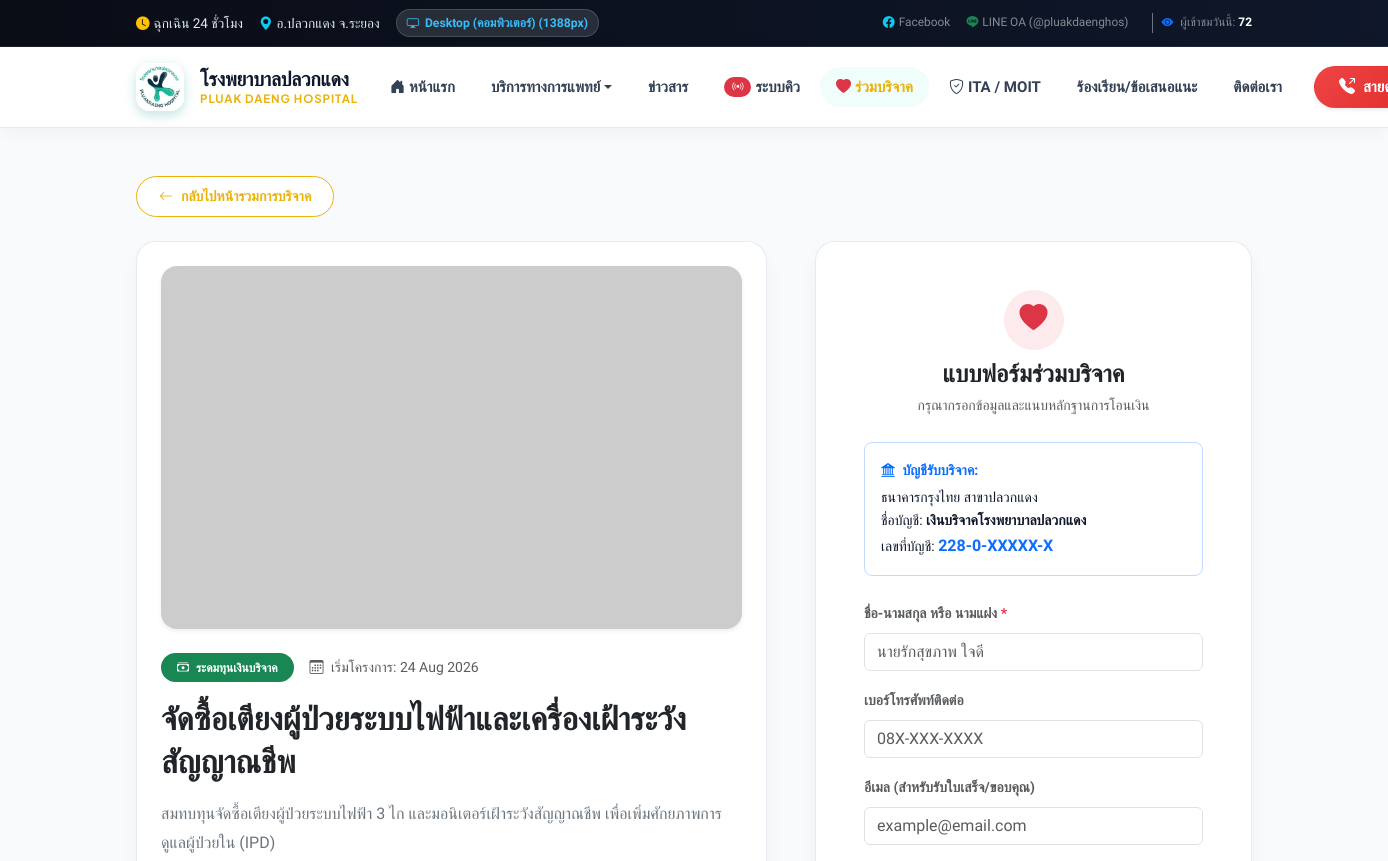
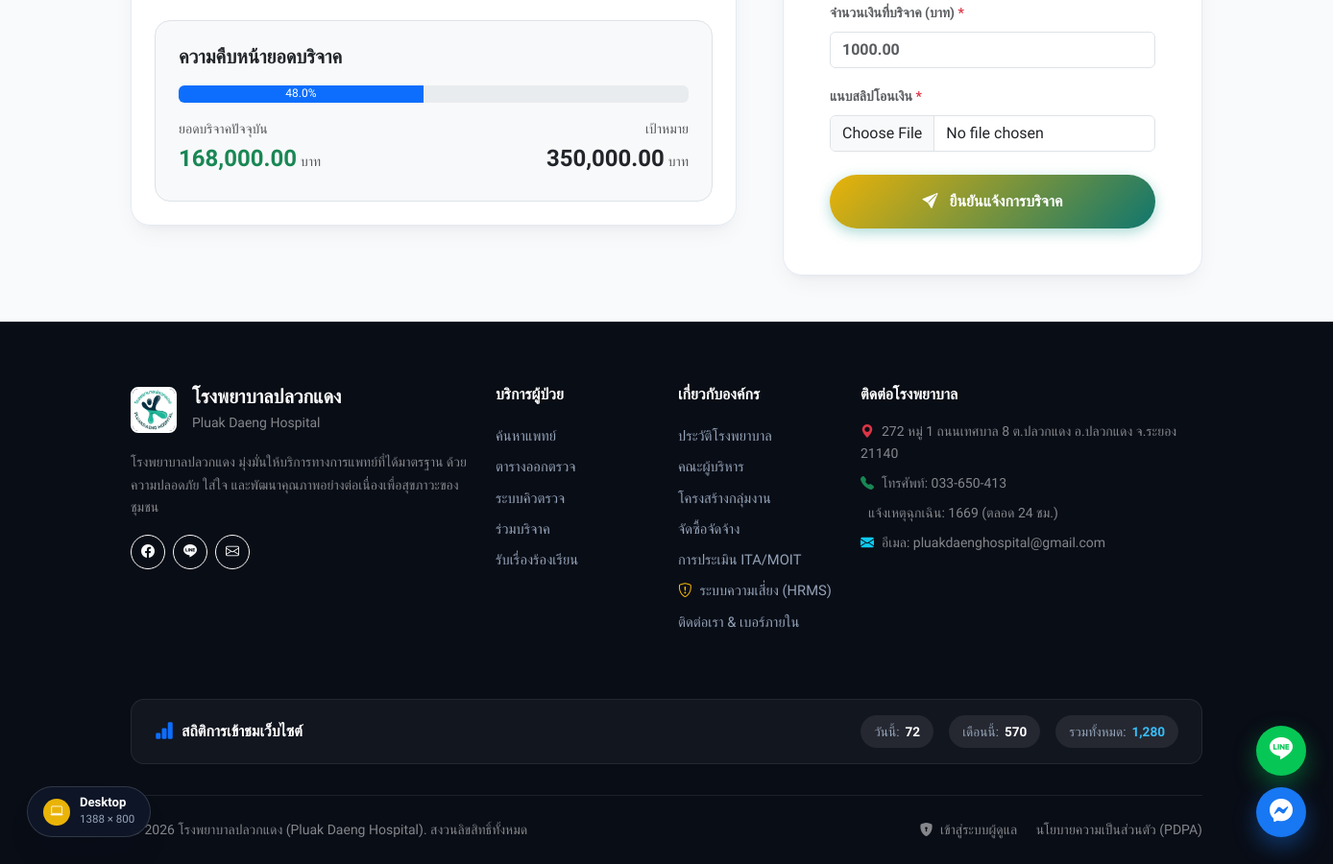
The page /donation/show/5 on the database its author committed (2 pictures, top to bottom).
### tables this page shows
CREATE TABLE `donation_items` (
  `id` int(11) NOT NULL AUTO_INCREMENT,
  `title` varchar(255) NOT NULL,
  `type` enum('general','money','equipment') DEFAULT 'general',
  `description` text DEFAULT NULL,
  `image` varchar(255) DEFAULT NULL,
  `target_amount` decimal(10,2) DEFAULT 0.00,
  `current_amount` decimal(10,2) DEFAULT 0.00,
  `target_quantity` int(11) DEFAULT 0,
  `current_quantity` int(11) DEFAULT 0,
  `status` enum('active','inactive','completed') DEFAULT 'active',
  `created_by` int(11) DEFAULT NULL,
  `created_at` timestamp NULL DEFAULT current_timestamp(),
  `updated_at` timestamp NULL DEFAULT current_timestamp() ON UPDATE current_timestamp(),
  `deleted_at` timestamp NULL DEFAULT NULL,
  PRIMARY KEY (`id`)
);

### app/Views/donations/show.php (the view, shortened to what the rows shown need)
<div class="container my-5">
    <div class="mb-4">
        <a href="<?= URLROOT ?>/donation" class="btn btn-modern-outline btn-sm">
            <i class="bi bi-arrow-left"></i> กลับไปหน้ารวมการบริจาค
        </a>
    </div>
    <div class="row g-5">
        <div class="col-lg-7">
            <div class="glass-card p-4 mb-4">
                <img src="<?= URLROOT ?>/assets/images/donations/<?= $item->image ?: 'default-donation.jpg' ?>" class="img-fluid rounded-4 shadow-sm mb-4 w-100 object-fit-cover" style="max-height: 380px;" alt="<?= htmlspecialchars($item->title) ?>" onerror="this.src='https://placehold.co/800x500?text=Donation+Project'">
                <div class="mb-3 d-flex align-items-center gap-3">
                    <?php if ($item->type == 'money'): ?>
                        <span class="badge bg-success text-white px-3 py-2 rounded-pill"><i class="bi bi-cash-stack me-1"></i> ระดมทุนเงินบริจาค</span>
                    <?php elseif ($item->type == 'equipment'): ?>
                        <span class="badge bg-info text-white px-3 py-2 rounded-pill"><i class="bi bi-heart-pulse-fill me-1"></i> อุปกรณ์การแพทย์</span>
                    <?php else: ?>
                        <span class="badge bg-secondary text-white px-3 py-2 rounded-pill"><i class="bi bi-box-seam me-1"></i> สิ่งของบริจาค</span>
                    <?php endif; ?>
                    <span class="text-muted small"><i class="bi bi-calendar3 me-1"></i> เริ่มโครงการ: <?= date('d M Y', strtotime($item->created_at)) ?></span>
                </div>
                <h2 class="fw-bold text-dark mb-3"><?= htmlspecialchars($item->title) ?></h2>
                <div class="text-secondary mb-4" style="line-height: 1.8;">
                    <?= nl2br(htmlspecialchars($item->description)) ?>
                </div>
                <?php if ($item->type == 'money' && $item->target_amount > 0): ?>
                    <div class="p-4 bg-light rounded-4 border">
                        <h5 class="fw-bold mb-3 text-dark">ความคืบหน้ายอดบริจาค</h5>
                        <?php $percent = min(100, ($item->current_amount / $item->target_amount) * 100); ?>
                        <div class="progress progress-modern mb-3" style="height: 18px;">
                            <div class="progress-bar progress-bar-modern" role="progressbar" style="width: <?= $percent ?>%;">
                                <?= number_format($percent, 1) ?>%
                            </div>
                        </div>
                        <div class="d-flex justify-content-between">
                            <div>
                                <span class="text-muted d-block small">ยอดบริจาคปัจจุบัน</span>
                                <span class="fs-4 fw-bold text-success"><?= number_format($item->current_amount, 2) ?></span> <span class="text-muted small">บาท</span>
                            </div>
                            <div class="text-end">
                                <span class="text-muted d-block small">เป้าหมาย</span>
                                <span class="fs-4 fw-bold text-dark"><?= number_format($item->target_amount, 2) ?></span> <span class="text-muted small">บาท</span>
                            </div>
                        </div>
                    </div>
                <?php endif; ?>
            </div>
        </div>
        <div class="col-lg-5">
            <div class="glass-card p-4 p-md-5 sticky-top" style="top: 100px;">
                <div class="text-center mb-4">
                    <div class="p-3 bg-danger bg-opacity-10 text-danger rounded-circle d-inline-flex align-items-center justify-content-center mb-2" style="width: 60px; height: 60px;">
                        <i class="bi bi-heart-fill fs-3"></i>
                    </div>
                    <h4 class="fw-bold text-dark mb-1">แบบฟอร์มร่วมบริจาค</h4>
                    <p class="text-muted small">กรุณากรอกข้อมูลและแนบหลักฐานการโอนเงิน</p>
                </div>
                <?php if ($item->status == 'completed' || $item->status == 'inactive'): ?>
                    <div class="text-center py-4">
                        <i class="bi bi-check-circle-fill text-success display-4 mb-3 d-block"></i>
                        <h5 class="fw-bold">ปิดรับบริจาคแล้ว</h5>
                        <p class="text-muted small">รายการนี้ปิดรับบริจาคแล้ว ขอขอบพระคุณทุกท่านที่ร่วมสนับสนุน</p>
                    </div>
                <?php else: ?>
                    <?php if ($item->type == 'money'): ?>
                    <div class="p-3 rounded-3 bg-primary-light border border-primary border-opacity-25 mb-4 small">
                        <strong class="text-primary d-block mb-1"><i class="bi bi-bank2 me-1"></i> บัญชีรับบริจาค:</strong>
                        <div>ธนาคารกรุงไทย สาขาปลวกแดง</div>
                        <div>ชื่อบัญชี: <strong>เงินบริจาคโรงพยาบาลปลวกแดง</strong></div>
                        <div>เลขที่บัญชี: <strong class="text-primary fs-6">228-0-XXXXX-X</strong></div>
                    </div>
                    <?php endif; ?>
                    <form action="<?= URLROOT ?>/donation/store" method="POST" enctype="multipart/form-data">
                        <div class="mb-3">
                            <label for="donor_name" class="form-label fw-bold small text-muted">ชื่อ-นามสกุล หรือ นามแฝง <span class="text-danger">*</span></label>
                            <input type="text" class="form-control form-control-modern" id="donor_name" name="donor_name" required placeholder="นายรักสุขภาพ ใจดี">
                        </div>
                        <div class="mb-3">
                            <label for="donor_phone" class="form-label fw-bold small text-muted">เบอร์โทรศัพท์ติดต่อ</label>
                            <input type="text" class="form-control form-control-modern" id="donor_phone" name="donor_phone" placeholder="08X-XXX-XXXX">
                        </div>
                        <div class="mb-3">
                            <label for="donor_email" class="form-label fw-bold small text-muted">อีเมล (สำหรับรับใบเสร็จ/ขอบคุณ)</label>
                            <input type="email" class="form-control form-control-modern" id="donor_email" name="donor_email" placeholder="example@email.com">
                        </div>
                        <?php if ($item->type == 'money'): ?>
                        <div class="mb-3">
                            <label for="amount" class="form-label fw-bold small text-muted">จำนวนเงินที่บริจาค (บาท) <span class="text-danger">*</span></label>
                            <input type="number" step="0.01" min="1" class="form-control form-control-modern fw-bold text-primary" id="amount" name="amount" required placeholder="1000.00">
                        </div>
                        <div class="mb-4">
                            <label for="payment_slip" class="form-label fw-bold small text-muted">แนบสลิปโอนเงิน <span class="text-danger">*</span></label>
                            <input type="file" class="form-control form-control-modern" id="payment_slip" name="payment_slip" accept="image/*" required>
                        </div>
                        <?php endif; ?>
                        <button type="submit" class="btn btn-modern-primary w-100 py-3 fs-6">
                            <i class="bi bi-send-fill me-1"></i> ยืนยันแจ้งการบริจาค
                        </button>
                    </form>
                <?php endif; ?>
            </div>
        </div>
    </div>
</div>

### rows shown on the page
donation_items: created_at "24 Aug 2026", title "จัดซื้อเตียงผู้ป่วยระบบไฟฟ้าและเครื่องเฝ้าระวังสัญญาณชีพ", description "สมทบทุนจัดซื้อเตียงผู้ป่วยระบบไฟฟ้า 3 ไก และมอนิเตอร์เฝ้าระวังสัญญาณชีพ เพื่อเพิ่มศักยภาพการดูแลผู้ป่วยใน (IPD)", percent "48.0", current_amount "168,000.00", target_amount "350,000.00"

### other values the page prints
$lineOaId "@pluakdaenghos"
$visitStats['today'] "72"
$siteSettings['address'] "272 หมู่ 1 ถนนเทศบาล 8 ต.ปลวกแดง อ.ปลวกแดง จ.ระยอง 21140"
$siteSettings['telephone'] "033-650-413"
$siteSettings['email'] "pluakdaenghospital@gmail.com"
$visitStats['month'] "570"
$visitStats['total'] "1,280"
